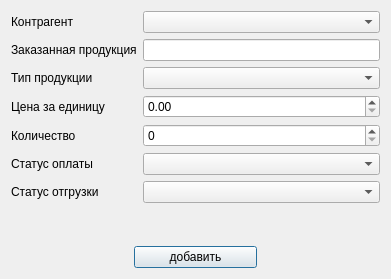
<?xml version="1.0" encoding="UTF-8"?>
<ui version="4.0">
 <class>Dialog</class>
 <widget class="QDialog" name="Dialog">
  <property name="geometry">
   <rect>
    <x>0</x>
    <y>0</y>
    <width>391</width>
    <height>279</height>
   </rect>
  </property>
  <property name="windowTitle">
   <string>Dialog</string>
  </property>
  <layout class="QVBoxLayout" name="verticalLayout" stretch="5,0">
   <item>
    <layout class="QHBoxLayout" name="horizontalLayout" stretch="10">
     <item>
      <layout class="QFormLayout" name="formLayout">
       <item row="0" column="0">
        <widget class="QLabel" name="label">
         <property name="text">
          <string>Контрагент</string>
         </property>
        </widget>
       </item>
       <item row="0" column="1">
        <widget class="QComboBox" name="combo_client"/>
       </item>
       <item row="1" column="0">
        <widget class="QLabel" name="label_2">
         <property name="text">
          <string>Заказанная продукция</string>
         </property>
        </widget>
       </item>
       <item row="1" column="1">
        <widget class="QLineEdit" name="prod_line"/>
       </item>
       <item row="2" column="0">
        <widget class="QLabel" name="label_3">
         <property name="text">
          <string>Тип продукции</string>
         </property>
        </widget>
       </item>
       <item row="2" column="1">
        <widget class="QComboBox" name="combo_prod"/>
       </item>
       <item row="4" column="0">
        <widget class="QLabel" name="label_4">
         <property name="text">
          <string>Цена за единицу</string>
         </property>
        </widget>
       </item>
       <item row="6" column="0">
        <widget class="QLabel" name="label_5">
         <property name="text">
          <string>Количество</string>
         </property>
        </widget>
       </item>
       <item row="7" column="0">
        <widget class="QLabel" name="label_6">
         <property name="text">
          <string>Статус оплаты</string>
         </property>
        </widget>
       </item>
       <item row="7" column="1">
        <widget class="QComboBox" name="combo_pay"/>
       </item>
       <item row="8" column="0">
        <widget class="QLabel" name="label_7">
         <property name="text">
          <string>Статус отгрузки</string>
         </property>
        </widget>
       </item>
       <item row="8" column="1">
        <widget class="QComboBox" name="combo_load"/>
       </item>
       <item row="4" column="1">
        <widget class="QDoubleSpinBox" name="price_line">
         <property name="maximum">
          <double>9999.989999999999782</double>
         </property>
        </widget>
       </item>
       <item row="6" column="1">
        <widget class="QSpinBox" name="kol_line">
         <property name="maximum">
          <number>9999</number>
         </property>
        </widget>
       </item>
      </layout>
     </item>
    </layout>
   </item>
   <item>
    <layout class="QHBoxLayout" name="horizontalLayout_3" stretch="2,2,2">
     <item>
      <spacer name="horizontalSpacer_5">
       <property name="orientation">
        <enum>Qt::Horizontal</enum>
       </property>
       <property name="sizeHint" stdset="0">
        <size>
         <width>40</width>
         <height>20</height>
        </size>
       </property>
      </spacer>
     </item>
     <item>
      <widget class="QPushButton" name="add_order_btn">
       <property name="text">
        <string>добавить</string>
       </property>
      </widget>
     </item>
     <item>
      <spacer name="horizontalSpacer_4">
       <property name="orientation">
        <enum>Qt::Horizontal</enum>
       </property>
       <property name="sizeHint" stdset="0">
        <size>
         <width>40</width>
         <height>20</height>
        </size>
       </property>
      </spacer>
     </item>
    </layout>
   </item>
  </layout>
 </widget>
 <resources/>
 <connections/>
</ui>
